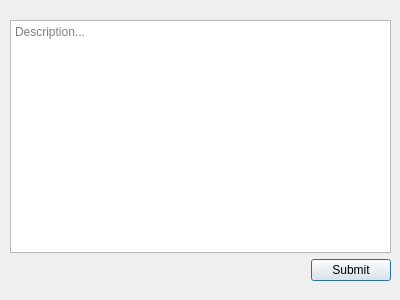
<?xml version="1.0" encoding="UTF-8"?>
<ui version="4.0">
 <class>FeedbackForm</class>
 <widget class="QDialog" name="FeedbackForm">
  <property name="geometry">
   <rect>
    <x>0</x>
    <y>0</y>
    <width>400</width>
    <height>300</height>
   </rect>
  </property>
  <property name="windowTitle">
   <string>Dialog</string>
  </property>
  <widget class="QWidget" name="verticalLayoutWidget">
   <property name="geometry">
    <rect>
     <x>10</x>
     <y>20</y>
     <width>381</width>
     <height>261</height>
    </rect>
   </property>
   <layout class="QVBoxLayout" name="verticalLayout">
    <item>
     <widget class="QTextEdit" name="feedback_desc">
      <property name="placeholderText">
       <string>Description...</string>
      </property>
     </widget>
    </item>
    <item>
     <layout class="QHBoxLayout" name="horizontalLayout">
      <item>
       <spacer name="horizontalSpacer">
        <property name="orientation">
         <enum>Qt::Horizontal</enum>
        </property>
        <property name="sizeHint" stdset="0">
         <size>
          <width>40</width>
          <height>20</height>
         </size>
        </property>
       </spacer>
      </item>
      <item>
       <widget class="QPushButton" name="submit_button">
        <property name="text">
         <string>Submit</string>
        </property>
       </widget>
      </item>
     </layout>
    </item>
   </layout>
  </widget>
 </widget>
 <resources/>
 <connections/>
</ui>
